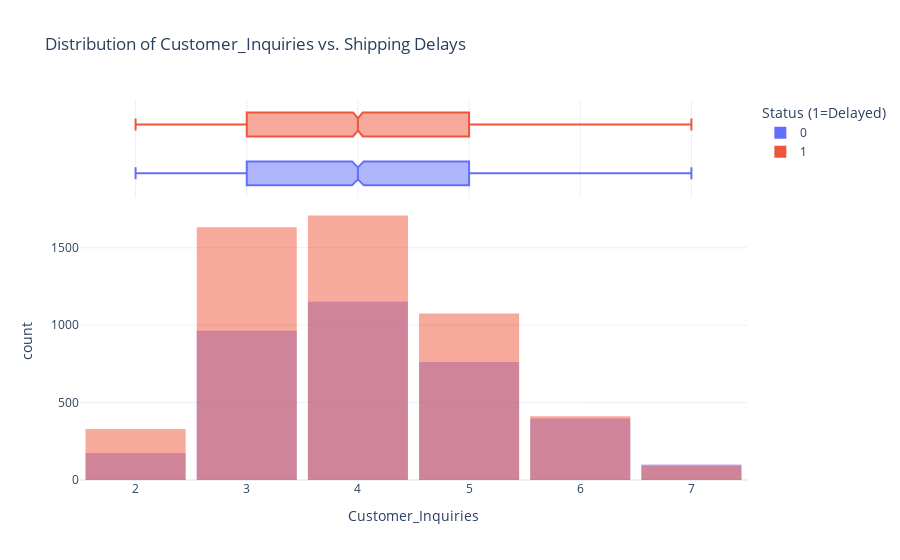
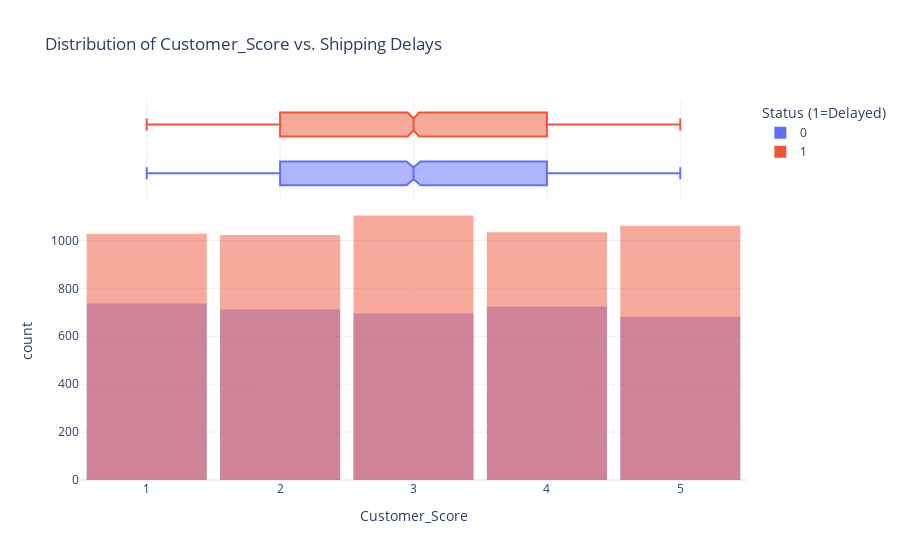
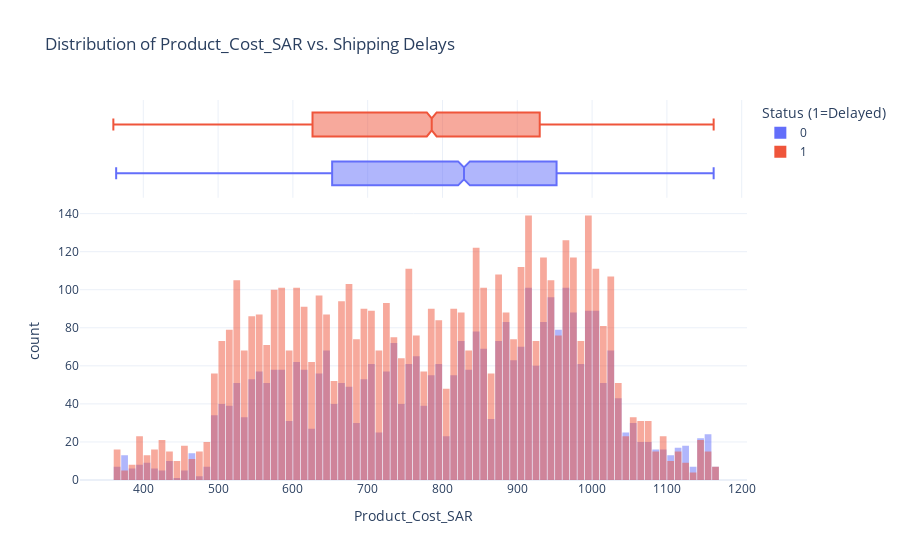
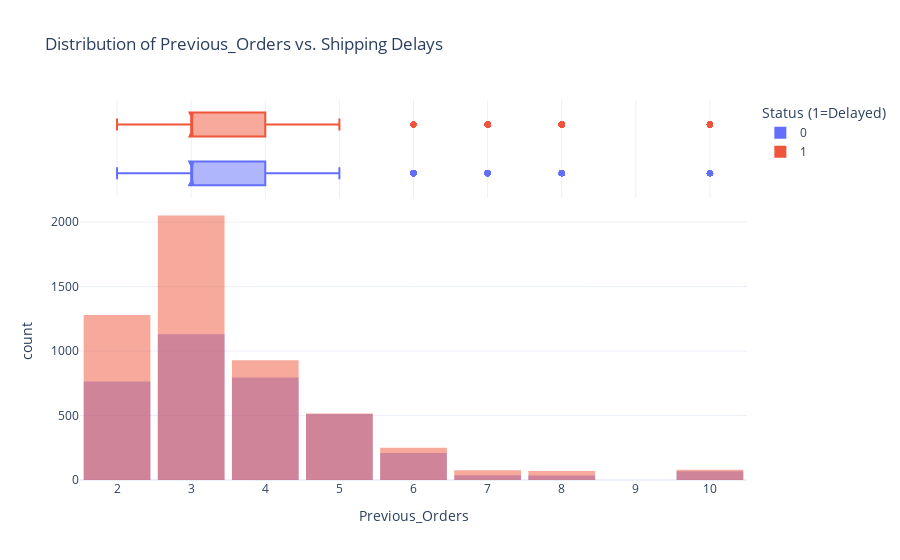

These figures' notebook cell, in order:
### Code cell
import plotly.express as px


num_features_screening = [
    'Customer_Inquiries', 'Customer_Score', 'Product_Cost_SAR', 
    'Previous_Orders', 'Discount_offered', 'Product_Weight_g'
]


for col in num_features_screening:
    fig = px.histogram(
        df, 
        x=col, 
        color="is_delayed",           
        title=f"Distribution of {col} vs. Shipping Delays",
        marginal="box",               
        template="plotly_white",
        barmode="overlay",            
        color_discrete_sequence=['#636EFA', '#EF553B'], 
        labels={'is_delayed': 'Status (1=Delayed)'}
    )
    
    fig.update_layout(bargap=0.1)
    fig.show()

### Figure 1 — Plotly figure (JSON) as saved in the notebook; plotly's stock layout.template omitted (floating-point values rounded to 4 significant figures; data arrays with more than 128 entries replaced by an {"elided": "..."} marker saying what was removed)
{"data": [{"bingroup": "x", "hovertemplate": "Status (1=Delayed)=0<br>Customer_Inquiries=%{x}<br>count=%{y}<extra></extra>", "legendgroup": "0", "marker": {"color": "#636EFA", "opacity": 0.5, "pattern": {"shape": ""}}, "name": "0", "orientation": "v", "showlegend": true, "type": "histogram", "x": {"elided": "3549 int values"}, "xaxis": "x", "yaxis": "y"}, {"hovertemplate": "Status (1=Delayed)=0<br>Customer_Inquiries=%{x}<extra></extra>", "legendgroup": "0", "marker": {"color": "#636EFA"}, "name": "0", "notched": true, "showlegend": false, "type": "box", "x": {"elided": "3549 int values"}, "xaxis": "x2", "yaxis": "y2"}, {"bingroup": "x", "hovertemplate": "Status (1=Delayed)=1<br>Customer_Inquiries=%{x}<br>count=%{y}<extra></extra>", "legendgroup": "1", "marker": {"color": "#EF553B", "opacity": 0.5, "pattern": {"shape": ""}}, "name": "1", "orientation": "v", "showlegend": true, "type": "histogram", "x": {"elided": "5250 int values"}, "xaxis": "x", "yaxis": "y"}, {"hovertemplate": "Status (1=Delayed)=1<br>Customer_Inquiries=%{x}<extra></extra>", "legendgroup": "1", "marker": {"color": "#EF553B"}, "name": "1", "notched": true, "showlegend": false, "type": "box", "x": {"elided": "5250 int values"}, "xaxis": "x2", "yaxis": "y2"}], "layout": {"bargap": 0.1, "barmode": "overlay", "legend": {"title": {"text": "Status (1=Delayed)"}, "tracegroupgap": 0}, "title": {"text": "Distribution of Customer_Inquiries vs. Shipping Delays"}, "xaxis": {"anchor": "y", "domain": [0, 1], "title": {"text": "Customer_Inquiries"}}, "xaxis2": {"anchor": "y2", "domain": [0, 1], "matches": "x", "showgrid": true, "showticklabels": false}, "yaxis": {"anchor": "x", "domain": [0, 0.7326], "title": {"text": "count"}}, "yaxis2": {"anchor": "x2", "domain": [0.7426, 1], "matches": "y2", "showgrid": false, "showline": false, "showticklabels": false, "ticks": ""}}}

### Figure 2 — Plotly figure (JSON) as saved in the notebook; plotly's stock layout.template omitted (floating-point values rounded to 4 significant figures; data arrays with more than 128 entries replaced by an {"elided": "..."} marker saying what was removed)
{"data": [{"bingroup": "x", "hovertemplate": "Status (1=Delayed)=0<br>Customer_Score=%{x}<br>count=%{y}<extra></extra>", "legendgroup": "0", "marker": {"color": "#636EFA", "opacity": 0.5, "pattern": {"shape": ""}}, "name": "0", "orientation": "v", "showlegend": true, "type": "histogram", "x": {"elided": "3549 int values"}, "xaxis": "x", "yaxis": "y"}, {"hovertemplate": "Status (1=Delayed)=0<br>Customer_Score=%{x}<extra></extra>", "legendgroup": "0", "marker": {"color": "#636EFA"}, "name": "0", "notched": true, "showlegend": false, "type": "box", "x": {"elided": "3549 int values"}, "xaxis": "x2", "yaxis": "y2"}, {"bingroup": "x", "hovertemplate": "Status (1=Delayed)=1<br>Customer_Score=%{x}<br>count=%{y}<extra></extra>", "legendgroup": "1", "marker": {"color": "#EF553B", "opacity": 0.5, "pattern": {"shape": ""}}, "name": "1", "orientation": "v", "showlegend": true, "type": "histogram", "x": {"elided": "5250 int values"}, "xaxis": "x", "yaxis": "y"}, {"hovertemplate": "Status (1=Delayed)=1<br>Customer_Score=%{x}<extra></extra>", "legendgroup": "1", "marker": {"color": "#EF553B"}, "name": "1", "notched": true, "showlegend": false, "type": "box", "x": {"elided": "5250 int values"}, "xaxis": "x2", "yaxis": "y2"}], "layout": {"bargap": 0.1, "barmode": "overlay", "legend": {"title": {"text": "Status (1=Delayed)"}, "tracegroupgap": 0}, "title": {"text": "Distribution of Customer_Score vs. Shipping Delays"}, "xaxis": {"anchor": "y", "domain": [0, 1], "title": {"text": "Customer_Score"}}, "xaxis2": {"anchor": "y2", "domain": [0, 1], "matches": "x", "showgrid": true, "showticklabels": false}, "yaxis": {"anchor": "x", "domain": [0, 0.7326], "title": {"text": "count"}}, "yaxis2": {"anchor": "x2", "domain": [0.7426, 1], "matches": "y2", "showgrid": false, "showline": false, "showticklabels": false, "ticks": ""}}}

### Figure 3 — Plotly figure (JSON) as saved in the notebook; plotly's stock layout.template omitted (floating-point values rounded to 4 significant figures; data arrays with more than 128 entries replaced by an {"elided": "..."} marker saying what was removed)
{"data": [{"bingroup": "x", "hovertemplate": "Status (1=Delayed)=0<br>Product_Cost_SAR=%{x}<br>count=%{y}<extra></extra>", "legendgroup": "0", "marker": {"color": "#636EFA", "opacity": 0.5, "pattern": {"shape": ""}}, "name": "0", "orientation": "v", "showlegend": true, "type": "histogram", "x": {"elided": "3549 float values"}, "xaxis": "x", "yaxis": "y"}, {"hovertemplate": "Status (1=Delayed)=0<br>Product_Cost_SAR=%{x}<extra></extra>", "legendgroup": "0", "marker": {"color": "#636EFA"}, "name": "0", "notched": true, "showlegend": false, "type": "box", "x": {"elided": "3549 float values"}, "xaxis": "x2", "yaxis": "y2"}, {"bingroup": "x", "hovertemplate": "Status (1=Delayed)=1<br>Product_Cost_SAR=%{x}<br>count=%{y}<extra></extra>", "legendgroup": "1", "marker": {"color": "#EF553B", "opacity": 0.5, "pattern": {"shape": ""}}, "name": "1", "orientation": "v", "showlegend": true, "type": "histogram", "x": {"elided": "5250 float values"}, "xaxis": "x", "yaxis": "y"}, {"hovertemplate": "Status (1=Delayed)=1<br>Product_Cost_SAR=%{x}<extra></extra>", "legendgroup": "1", "marker": {"color": "#EF553B"}, "name": "1", "notched": true, "showlegend": false, "type": "box", "x": {"elided": "5250 float values"}, "xaxis": "x2", "yaxis": "y2"}], "layout": {"bargap": 0.1, "barmode": "overlay", "legend": {"title": {"text": "Status (1=Delayed)"}, "tracegroupgap": 0}, "title": {"text": "Distribution of Product_Cost_SAR vs. Shipping Delays"}, "xaxis": {"anchor": "y", "domain": [0, 1], "title": {"text": "Product_Cost_SAR"}}, "xaxis2": {"anchor": "y2", "domain": [0, 1], "matches": "x", "showgrid": true, "showticklabels": false}, "yaxis": {"anchor": "x", "domain": [0, 0.7326], "title": {"text": "count"}}, "yaxis2": {"anchor": "x2", "domain": [0.7426, 1], "matches": "y2", "showgrid": false, "showline": false, "showticklabels": false, "ticks": ""}}}

### Figure 4 — Plotly figure (JSON) as saved in the notebook; plotly's stock layout.template omitted (floating-point values rounded to 4 significant figures; data arrays with more than 128 entries replaced by an {"elided": "..."} marker saying what was removed)
{"data": [{"bingroup": "x", "hovertemplate": "Status (1=Delayed)=0<br>Previous_Orders=%{x}<br>count=%{y}<extra></extra>", "legendgroup": "0", "marker": {"color": "#636EFA", "opacity": 0.5, "pattern": {"shape": ""}}, "name": "0", "orientation": "v", "showlegend": true, "type": "histogram", "x": {"elided": "3549 int values"}, "xaxis": "x", "yaxis": "y"}, {"hovertemplate": "Status (1=Delayed)=0<br>Previous_Orders=%{x}<extra></extra>", "legendgroup": "0", "marker": {"color": "#636EFA"}, "name": "0", "notched": true, "showlegend": false, "type": "box", "x": {"elided": "3549 int values"}, "xaxis": "x2", "yaxis": "y2"}, {"bingroup": "x", "hovertemplate": "Status (1=Delayed)=1<br>Previous_Orders=%{x}<br>count=%{y}<extra></extra>", "legendgroup": "1", "marker": {"color": "#EF553B", "opacity": 0.5, "pattern": {"shape": ""}}, "name": "1", "orientation": "v", "showlegend": true, "type": "histogram", "x": {"elided": "5250 int values"}, "xaxis": "x", "yaxis": "y"}, {"hovertemplate": "Status (1=Delayed)=1<br>Previous_Orders=%{x}<extra></extra>", "legendgroup": "1", "marker": {"color": "#EF553B"}, "name": "1", "notched": true, "showlegend": false, "type": "box", "x": {"elided": "5250 int values"}, "xaxis": "x2", "yaxis": "y2"}], "layout": {"bargap": 0.1, "barmode": "overlay", "legend": {"title": {"text": "Status (1=Delayed)"}, "tracegroupgap": 0}, "title": {"text": "Distribution of Previous_Orders vs. Shipping Delays"}, "xaxis": {"anchor": "y", "domain": [0, 1], "title": {"text": "Previous_Orders"}}, "xaxis2": {"anchor": "y2", "domain": [0, 1], "matches": "x", "showgrid": true, "showticklabels": false}, "yaxis": {"anchor": "x", "domain": [0, 0.7326], "title": {"text": "count"}}, "yaxis2": {"anchor": "x2", "domain": [0.7426, 1], "matches": "y2", "showgrid": false, "showline": false, "showticklabels": false, "ticks": ""}}}
